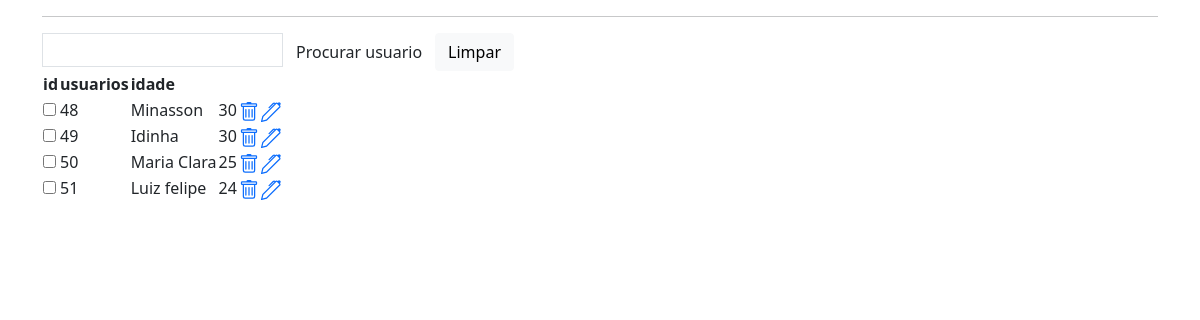
The page /lista_usuario/ on the database as committed earlier.
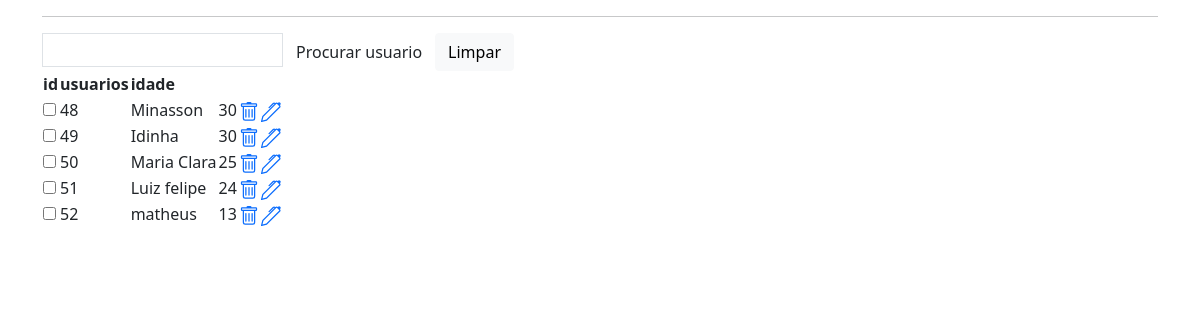
The same page on the database as committed later.
### app/models.py (models this page shows, shortened)
class Usuario(models.Model):
    id_usuario = models.AutoField(primary_key=True)
    nome = models.TextField(max_length=105)
    idade = models.IntegerField()

### app/views.py (the view)
# urls.py: path('lista_usuario/',lista_usuarios, name='listagem_usuarios'),
def lista_usuarios(request):
    usuario = {
        'usuarios': Usuario.objects.all()
    }
    return render(request,'usuarios.html',usuario)

### app/templates/usuarios.html (shortened to what this page needs)
<!doctype html>
<html lang="en">
<head>
    <link href="https://cdn.jsdelivr.net/npm/bootstrap@5.0.2/dist/css/bootstrap.min.css" rel="stylesheet"
>
</head>
<body>
    <div class='container'>
        <table>
            <hr>
            <form action="{% url 'buscar' %}" method="GET">
                <input name="nome" class="p-1 border" type="text" value="{{ request.GET.nome }}">
                <button class='btn btn-sucess' type="submit">Procurar usuario</button>
            </form>
            <a href="{% url 'listagem_usuarios' %}" class="btn btn-light">Limpar</a>
            <tr>
                <th>id</th>
                <th>usuarios</th>
                <th>idade</th>
                <th></th>
            </tr>
            {% for usuario in usuarios %}
            <tr>
                <td><input type="checkbox" name="check[]" value="usuario.id_usuario"></td>
                <td>{{usuario.id_usuario}}</td>
                <td>{{usuario.nome}}</td>
                <td>{{usuario.idade}}</td>
                <td>
                    <a href="/deleta_usuario/{{usuario.id_usuario}}/">
                    </a>
                </td>
                <td>
                    <a href="/update/{{usuario.id_usuario}}/">
                </td>
            </tr>
            {% empty %}
            <tr>
                <td colspan="3">Nenhum usuario registrado</td>
            </tr>
            {% endfor %}
        </table>
    </div>
</body>
</html>

Rows that differ between the two databases and show on the page:
added Usuario: id_usuario "52", nome "matheus", idade "13"
